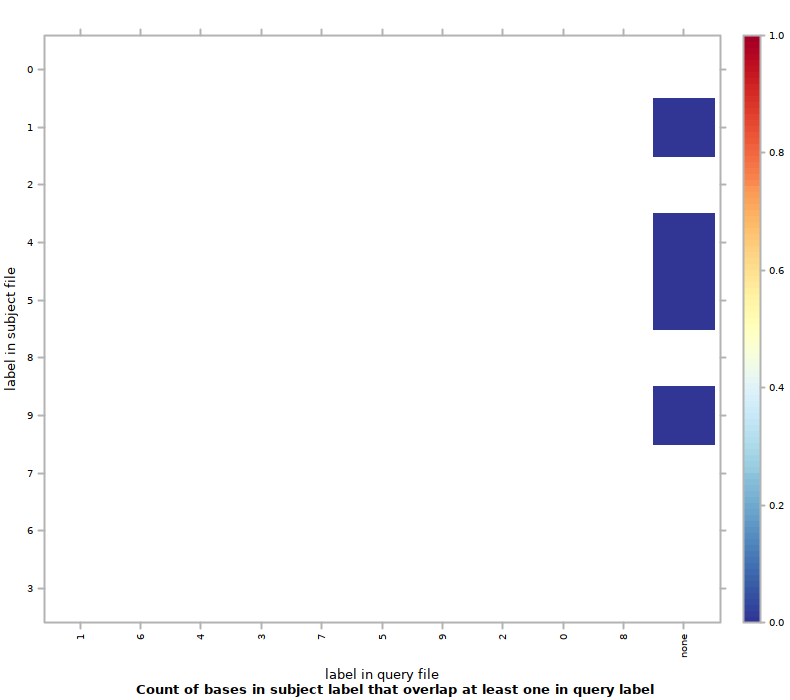

The script that drew this image:
#!/usr/bin/env Rscript
## transcript produced by Segtools 1.1.14

segtools.r.dirname <-
  system2("python",
          c("-c", "'import segtools; print segtools.get_r_dirname()'"),
          stdout = TRUE)

source(file.path(segtools.r.dirname, 'common.R'))
source(file.path(segtools.r.dirname, 'overlap.R'))
save.overlap.performance('./K5seq30bp100bp/overlap-ordered', 'overlap.performance', './K5seq30bp100bp/overlap-ordered/overlap.tab', row.normalize = 'FALSE', mnemonic_file = './K5seq30bp100bp/overlap-direct/mnemonics1_new.txt', clobber = FALSE, col_mnemonic_file = './K5seq30bp100bp/overlap-direct/mnemonics2_new.txt')
save.overlap.heatmap('./K5seq30bp100bp/overlap-ordered', 'overlap', './K5seq30bp100bp/overlap-ordered/overlap.tab', clobber = FALSE, col_mnemonic_file = './K5seq30bp100bp/overlap-direct/mnemonics2_new.txt', cluster = FALSE, max_contrast = FALSE, row.normalize = 'FALSE', mnemonic_file = './K5seq30bp100bp/overlap-direct/mnemonics1_new.txt')
